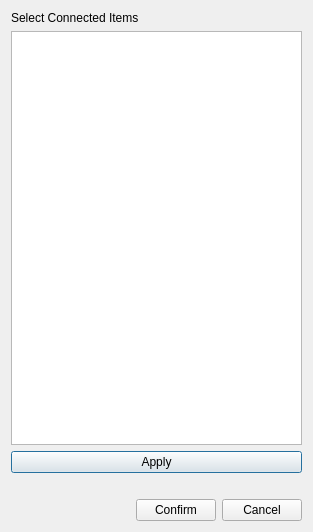
<?xml version="1.0" encoding="UTF-8"?>
<ui version="4.0">
 <class>Dialog</class>
 <widget class="QDialog" name="Dialog">
  <property name="geometry">
   <rect>
    <x>0</x>
    <y>0</y>
    <width>313</width>
    <height>532</height>
   </rect>
  </property>
  <property name="windowTitle">
   <string>Dialog</string>
  </property>
  <layout class="QVBoxLayout" name="verticalLayout">
   <item>
    <widget class="QLabel" name="label">
     <property name="text">
      <string>Select Connected Items </string>
     </property>
    </widget>
   </item>
   <item>
    <widget class="QListWidget" name="listWidget"/>
   </item>
   <item>
    <layout class="QHBoxLayout" name="horizontalLayout_2">
     <item>
      <widget class="QPushButton" name="pushButton_3">
       <property name="text">
        <string>Apply</string>
       </property>
      </widget>
     </item>
    </layout>
   </item>
   <item>
    <spacer name="horizontalSpacer_2">
     <property name="orientation">
      <enum>Qt::Horizontal</enum>
     </property>
     <property name="sizeHint" stdset="0">
      <size>
       <width>40</width>
       <height>20</height>
      </size>
     </property>
    </spacer>
   </item>
   <item>
    <layout class="QHBoxLayout" name="horizontalLayout">
     <item>
      <spacer name="horizontalSpacer">
       <property name="orientation">
        <enum>Qt::Horizontal</enum>
       </property>
       <property name="sizeHint" stdset="0">
        <size>
         <width>40</width>
         <height>20</height>
        </size>
       </property>
      </spacer>
     </item>
     <item>
      <widget class="QPushButton" name="pushButton">
       <property name="text">
        <string>Confirm</string>
       </property>
      </widget>
     </item>
     <item>
      <widget class="QPushButton" name="pushButton_2">
       <property name="text">
        <string>Cancel</string>
       </property>
      </widget>
     </item>
    </layout>
   </item>
  </layout>
 </widget>
 <resources/>
 <connections/>
</ui>
